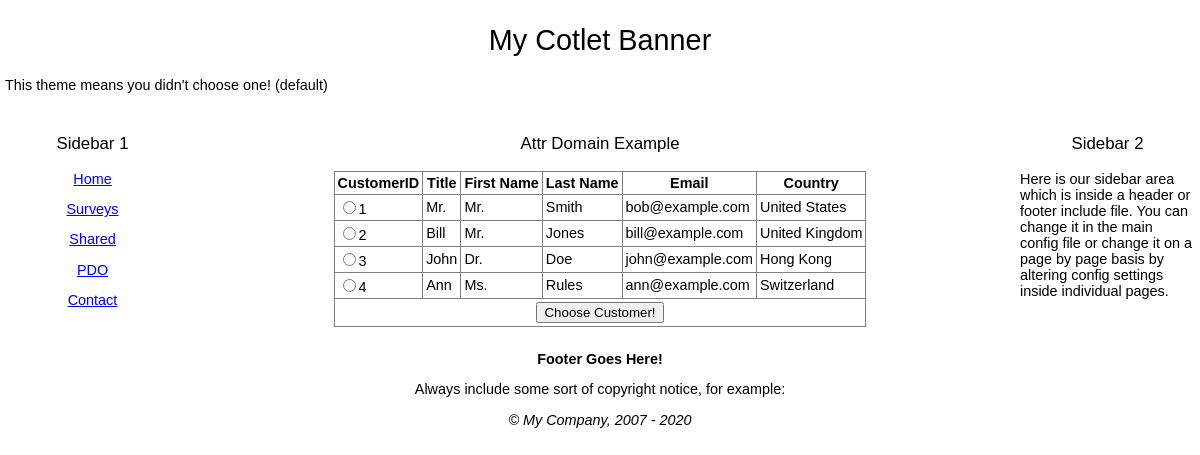
Screenshot of /demo/attr_domain_example.php with the database file from the repository.
### tables this page shows
CREATE TABLE `test_Customers` (
  `CustomerID` int(10) unsigned NOT NULL AUTO_INCREMENT,
  `LastName` varchar(50) DEFAULT NULL,
  `FirstName` varchar(50) DEFAULT NULL,
  `Title` varchar(20) DEFAULT NULL,
  `Email` varchar(80) DEFAULT NULL,
  `CountryID` int(10) unsigned DEFAULT NULL,
  PRIMARY KEY (`CustomerID`),
  KEY `CountryID` (`CountryID`)
);

CREATE TABLE `test_Countries` (
  `CountryID` smallint(3) unsigned NOT NULL AUTO_INCREMENT,
  `Value` char(2) NOT NULL DEFAULT '',
  `Country` varchar(50) NOT NULL DEFAULT '',
  PRIMARY KEY (`CountryID`)
);

### demo/attr_domain_example.php (the view, shortened to what this page needs)
<?php
require '../inc_0700/config_inc.php';
if(isset($_REQUEST['act'])){$myAction = (trim($_REQUEST['act']));}else{$myAction = "";}
switch ($myAction)
{
	default:
	 	selectFirst();
}
function selectFirst()
{
	global $config;
	$config->loadhead .= '<script type="text/javascript" src="' . VIRTUAL_PATH . 'include/util.js"></script>
	<script type="text/javascript">
			function checkForm(thisForm)
			{//check form data for valid info
				if(empty(thisForm.CustomerID,"Please Select a Customer.")){return false;}
				return true;//if all is passed, submit!
			}
	</script>
	';
	get_header();
	echo '<h3 align="center">' . smartTitle() . '</h3>';
	$sql = "select CustomerID,FirstName,LastName,Email,Title,Country from test_Customers cu left join test_Countries co
on cu.CountryID = co.CountryID";
	$result = mysqli_query(IDB::conn(),$sql) or die(trigger_error(mysqli_error(IDB::conn()), E_USER_ERROR));
	if (mysqli_num_rows($result) > 0)
	{
		echo '<form action="' . THIS_PAGE . '" method="post" onsubmit="return checkForm(this);">';
		echo '<table align="center" border="1" style="border-collapse:collapse" cellpadding="3" cellspacing="3">';
		echo '<tr>
				<th>CustomerID</th>
				<th>Title</th>
				<th>First Name</th>
				<th>Last Name</th>
				<th>Email</th>
				<th>Country</th>
			</tr>
			';
		while ($row = mysqli_fetch_assoc($result))
		{
			echo '<tr>
					<td>
				 	<input type="radio" name="CustomerID" value="' . (int)$row['CustomerID'] . '">'
				     . (int)$row['CustomerID'] . '</td>
					<td>' . dbOut($row['Title']) . '</td>
				    <td>' . dbOut($row['FirstName']) . '</td>
				    <td>' . dbOut($row['LastName']) . '</td>
				    <td>' . dbOut($row['Email']) . '</td>
					<td>' . dbOut($row['Country']) . '</td>
				</tr>
				';
		}
		echo '<tr>
				<td align="center" colspan="6">
					<input type="submit" value="Choose Customer!"></em>
				</td>
			  </tr>
			  </table>
			  </form>
			  ';
	}else{
      echo '<div align="center"><h3>Currently No Customers in Database.</h3></div>';
	}
	get_footer();
}

### inc_0700/config_inc.php (shortened to what this page needs)
<?php
$config = new stdClass;
include INCLUDE_PATH . 'common_inc.php';
$config->banner = 'My Cotlet Banner';
$config->sidebar1 = '
<h3 align="center">Sidebar 1</h3>
';
$config->sidebar2 = '<h3 align="center">Sidebar 2</h3>';
$config->sidebar2 .= '
<p>Here is our sidebar area which is inside a header or footer include file. You can change it in the main config file or
change it on a page by page basis by altering config settings inside individual pages.</p>
';
$nav1['index.php'] = "Home~A model for building largely static web pages";
$nav1['surveys/'] = "Surveys~The entrance to our Survey App";
$nav1['demo/demo_shared.php'] = "Shared~A demo page for building mysqli shared connection based applications.";
$nav1['demo/demo_pdo.php'] = "PDO~A demo page for building PDO connection based applications.";
$nav1['demo/demo_contact.php'] = "Contact~A demo for building postback forms";
$config->nav1 = $nav1;

### inc_0700/header_inc.php (shortened to what this page needs)
<!DOCTYPE html PUBLIC "-//W3C//DTD XHTML 1.0 Transitional//EN" "http://www.w3.org/TR/xhtml1/DTD/xhtml1-transitional.dtd">
<html xmlns="http://www.w3.org/1999/xhtml">
<head>
	<link href="<?php echo VIRTUAL_PATH; ?>include/default_style.css" rel="stylesheet" type="text/css" />
</head>
<body>
<table width="100%" cellpadding="5" cellspacing="0" margin="0">
	<tr>
		<td colspan="3">
	  		 <h1 align="center"><?php echo $config->banner;?></h1>
	  		 <p>This theme means you didn't choose one!  (default)
		</td>
  	</tr>
	<tr>
      	<td width="175" valign="top">
			<p align="center"><? echo $config->sidebar1; ?></p>
			<?php
				echo makeLinks($config->nav1,'<p align="center">','</p>');
			?>
		</td>
		<td valign="top">

### inc_0700/common_inc.php (shortened to what this page needs)
<?php
function dbOut($str)
{
	if($str!=""){$str = stripslashes(trim($str));}
	return $str;
}
function get_header($myInclude = '')
{
	static $headerDone = 0;
	$headerDone++;
	if ($myInclude != "" && file_exists(THEME_PHYSICAL . $myInclude))
	{
		$myInclude = THEME_PHYSICAL . $myInclude;
	}else{
		if (file_exists(THEME_PHYSICAL . 'header_inc.php') && file_exists(THEME_PHYSICAL . 'footer_inc.php')) {
			if($headerDone == 1){$myInclude = THEME_PHYSICAL . 'header_inc.php';}else{$myInclude = THEME_PHYSICAL . 'footer_inc.php';}
		} else {
			if($headerDone == 1){$myInclude = INCLUDE_PATH . 'header_inc.php';}else{$myInclude = INCLUDE_PATH . 'footer_inc.php';}
		}
	}
	include $myInclude;
}
function get_footer($myInclude = '')
{
	get_header($myInclude);
}
function makeLinks($linkArray,$prefix='',$suffix='',$separator="~")
{
	$myReturn = '';
	foreach($linkArray as $url => $text)
	{
		$target = ' target="_blank"';
		$httpCheck = strtolower(substr($url,0,8));
		if(!(strrpos($httpCheck,"http://")>-1) && !(strrpos($httpCheck,"https://")>-1))
		{
			$url = VIRTUAL_PATH . $url;
			$target = "";
		}else if(strrpos($url,ADMIN_PATH . 'admin_')>-1){$target = "";}
		$pos = strrpos($text, $separator);
		if ($pos === false)
		{
			$myReturn .= $prefix . "<a href=\"" . $url . "\"" . $target . ">" . $text . "</a>" . $suffix . "\n";
		}else{
			$aText = explode($separator,$text);
			$myReturn .= $prefix . "<a href=\"" . $url . "\" title=\"" . $aText[1] . "\"" . $target . ">" . $aText[0] . "</a>" . $suffix . "\n";
		}
	}
	return $myReturn;
}
function smartTitle($myTitle = '')
{
	if($myTitle == ''){$myTitle = THIS_PAGE;}
	$myTitle = strtolower(substr($myTitle, 0, strripos($myTitle, '.')));
	$separators = array("_", "-");
	$myTitle = str_replace($separators, " ", $myTitle);
	$myTitle = explode(" ",$myTitle);
	$skip = "this|is|of|a|an|the|but|or|not|yet|at|on|in|over|above|under|below|behind|next to| beside|by|among|between|by|till|since|during|for|throughout|to|and|my";
	$skip = explode("|",$skip);
	for($x=0;$x<count($myTitle);$x++)
	{
		if($x == 0 || !in_array($myTitle[$x], $skip)) {$myTitle[$x] = ucwords($myTitle[$x]);}
	}
	return implode(" ",$myTitle);
}
class IDB
{
	private static $instance = null;
	private function __construct()
	{
		$this->dbHandle = mysqli_connect(DB_HOST,DB_USER,DB_PASSWORD, DB_NAME) or die(trigger_error(mysqli_connect_error(), E_USER_ERROR));
	}
	public static function conn()
    {
      if(self::$instance == null){self::$instance = new self;}
      return self::$instance->dbHandle;
    }
}

### inc_0700/footer_inc.php (shortened to what this page needs)
	  </td>
      	<td width="175" valign="top">
		<? echo $config->sidebar2; ?>
        </td>
	</tr>
	<tr>
		<td colspan="3">
		    <p align="center"><b>Footer Goes Here!</b></p>
			<p align="center">Always include some sort of copyright notice, for example:</p>
	        <p align="center"><em>&copy; My Company, 2007 - <?php echo date("Y");?></em></p>
		</td>
  </tr>
</table>
</body>
</html>

### include/default_style.css (style rules this page uses)
body { font-size: .9em; font-family: Verdana, Geneva, Arial, Helvetica, sans-serif; padding:0; margin:0; background-color:#FFFFFF; }
td { font-family: Verdana, Geneva, Arial, Helvetica, sans-serif; }
h1, h2, h3, h4, h5, h6 { font-weight: normal; }
a { font-family:Verdana, Arial, Helvetica, sans-serif; }
a:link { color: #00f; }

### rows the page displays
test_customers: CustomerID "1", Title "Mr.", FirstName "Mr.", LastName "Smith", Email "bob@example.com", CountryID.Country "United States"
test_customers: CustomerID "2", Title "Bill", FirstName "Mr.", LastName "Jones", Email "bill@example.com", CountryID.Country "United Kingdom"
test_customers: CustomerID "3", Title "John", FirstName "Dr.", LastName "Doe", Email "john@example.com", CountryID.Country "Hong Kong"
test_customers: CustomerID "4", Title "Ann", FirstName "Ms.", LastName "Rules", Email "ann@example.com", CountryID.Country "Switzerland"

### other values shown
$config->banner "My Cotlet Banner"
$aText[0] "Home"
$aText[0] "Surveys"
$aText[0] "Shared"
$aText[0] "PDO"
$aText[0] "Contact"
smartTitle() "Attr Domain Example"
